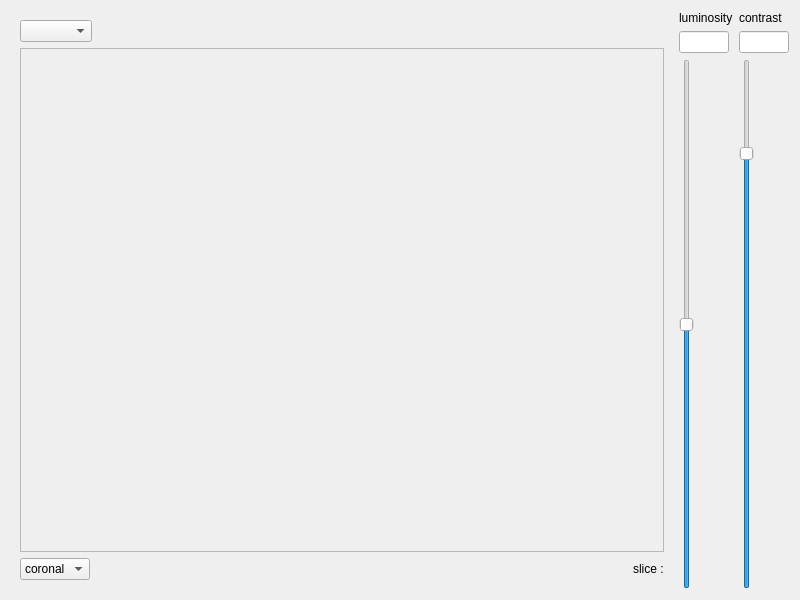
<?xml version="1.0" encoding="UTF-8"?>
<ui version="4.0">
 <class>SliceViewer</class>
 <widget class="QWidget" name="SliceViewer">
  <property name="geometry">
   <rect>
    <x>0</x>
    <y>0</y>
    <width>800</width>
    <height>600</height>
   </rect>
  </property>
  <property name="windowTitle">
   <string>Form</string>
  </property>
  <layout class="QHBoxLayout" name="horizontalLayout">
   <item>
    <widget class="QWidget" name="widget" native="true">
     <layout class="QVBoxLayout" name="verticalLayout_5">
      <item>
       <layout class="QHBoxLayout" name="horizontalLayout_2">
        <item>
         <widget class="QComboBox" name="comboBox">
          <property name="insertPolicy">
           <enum>QComboBox::InsertAtCurrent</enum>
          </property>
         </widget>
        </item>
        <item>
         <spacer name="horizontalSpacer">
          <property name="orientation">
           <enum>Qt::Horizontal</enum>
          </property>
          <property name="sizeHint" stdset="0">
           <size>
            <width>596</width>
            <height>20</height>
           </size>
          </property>
         </spacer>
        </item>
       </layout>
      </item>
      <item>
       <widget class="QScrollArea" name="scrollArea">
        <property name="verticalScrollBarPolicy">
         <enum>Qt::ScrollBarAsNeeded</enum>
        </property>
        <property name="horizontalScrollBarPolicy">
         <enum>Qt::ScrollBarAsNeeded</enum>
        </property>
        <property name="widgetResizable">
         <bool>true</bool>
        </property>
        <widget class="QWidget" name="scrollAreaWidgetContents">
         <property name="geometry">
          <rect>
           <x>0</x>
           <y>0</y>
           <width>622</width>
           <height>484</height>
          </rect>
         </property>
         <layout class="QVBoxLayout" name="verticalLayout_3">
          <item>
           <widget class="ImageViewer" name="imageViewer" native="true">
            <property name="sizePolicy">
             <sizepolicy hsizetype="Preferred" vsizetype="Preferred">
              <horstretch>1</horstretch>
              <verstretch>0</verstretch>
             </sizepolicy>
            </property>
            <layout class="QVBoxLayout" name="verticalLayout_4"/>
           </widget>
          </item>
         </layout>
        </widget>
       </widget>
      </item>
      <item>
       <layout class="QHBoxLayout" name="horizontalLayout_4">
        <item>
         <widget class="QComboBox" name="sliceType_combo">
          <item>
           <property name="text">
            <string>coronal</string>
           </property>
          </item>
          <item>
           <property name="text">
            <string>frontal</string>
           </property>
          </item>
          <item>
           <property name="text">
            <string>sagital</string>
           </property>
          </item>
         </widget>
        </item>
        <item>
         <spacer name="horizontalSpacer_2">
          <property name="orientation">
           <enum>Qt::Horizontal</enum>
          </property>
          <property name="sizeHint" stdset="0">
           <size>
            <width>40</width>
            <height>20</height>
           </size>
          </property>
         </spacer>
        </item>
        <item>
         <widget class="QLabel" name="sliceNbLabel">
          <property name="sizePolicy">
           <sizepolicy hsizetype="Fixed" vsizetype="Minimum">
            <horstretch>0</horstretch>
            <verstretch>0</verstretch>
           </sizepolicy>
          </property>
          <property name="maximumSize">
           <size>
            <width>16777215</width>
            <height>15</height>
           </size>
          </property>
          <property name="text">
           <string>slice :</string>
          </property>
         </widget>
        </item>
       </layout>
      </item>
     </layout>
    </widget>
   </item>
   <item>
    <layout class="QVBoxLayout" name="verticalLayout">
     <item>
      <widget class="QLabel" name="label">
       <property name="text">
        <string>luminosity</string>
       </property>
      </widget>
     </item>
     <item>
      <widget class="QLineEdit" name="Lumino">
       <property name="sizePolicy">
        <sizepolicy hsizetype="Fixed" vsizetype="Fixed">
         <horstretch>0</horstretch>
         <verstretch>0</verstretch>
        </sizepolicy>
       </property>
       <property name="maximumSize">
        <size>
         <width>50</width>
         <height>16777215</height>
        </size>
       </property>
       <property name="readOnly">
        <bool>true</bool>
       </property>
      </widget>
     </item>
     <item>
      <widget class="QSlider" name="luminositySlider">
       <property name="mouseTracking">
        <bool>false</bool>
       </property>
       <property name="minimum">
        <number>-2048</number>
       </property>
       <property name="maximum">
        <number>2048</number>
       </property>
       <property name="orientation">
        <enum>Qt::Vertical</enum>
       </property>
      </widget>
     </item>
    </layout>
   </item>
   <item>
    <layout class="QVBoxLayout" name="verticalLayout_2">
     <property name="sizeConstraint">
      <enum>QLayout::SetDefaultConstraint</enum>
     </property>
     <item>
      <widget class="QLabel" name="label_2">
       <property name="text">
        <string>contrast</string>
       </property>
      </widget>
     </item>
     <item>
      <widget class="QLineEdit" name="Contrast">
       <property name="sizePolicy">
        <sizepolicy hsizetype="Fixed" vsizetype="Fixed">
         <horstretch>0</horstretch>
         <verstretch>0</verstretch>
        </sizepolicy>
       </property>
       <property name="maximumSize">
        <size>
         <width>50</width>
         <height>16777215</height>
        </size>
       </property>
       <property name="readOnly">
        <bool>true</bool>
       </property>
      </widget>
     </item>
     <item>
      <widget class="QSlider" name="contrastSlider">
       <property name="minimum">
        <number>0</number>
       </property>
       <property name="maximum">
        <number>2047</number>
       </property>
       <property name="value">
        <number>1700</number>
       </property>
       <property name="orientation">
        <enum>Qt::Vertical</enum>
       </property>
      </widget>
     </item>
    </layout>
   </item>
  </layout>
 </widget>
 <customwidgets>
  <customwidget>
   <class>ImageViewer</class>
   <extends>QWidget</extends>
   <header>ImageViewer.h</header>
   <container>1</container>
  </customwidget>
 </customwidgets>
 <resources/>
 <connections/>
</ui>
